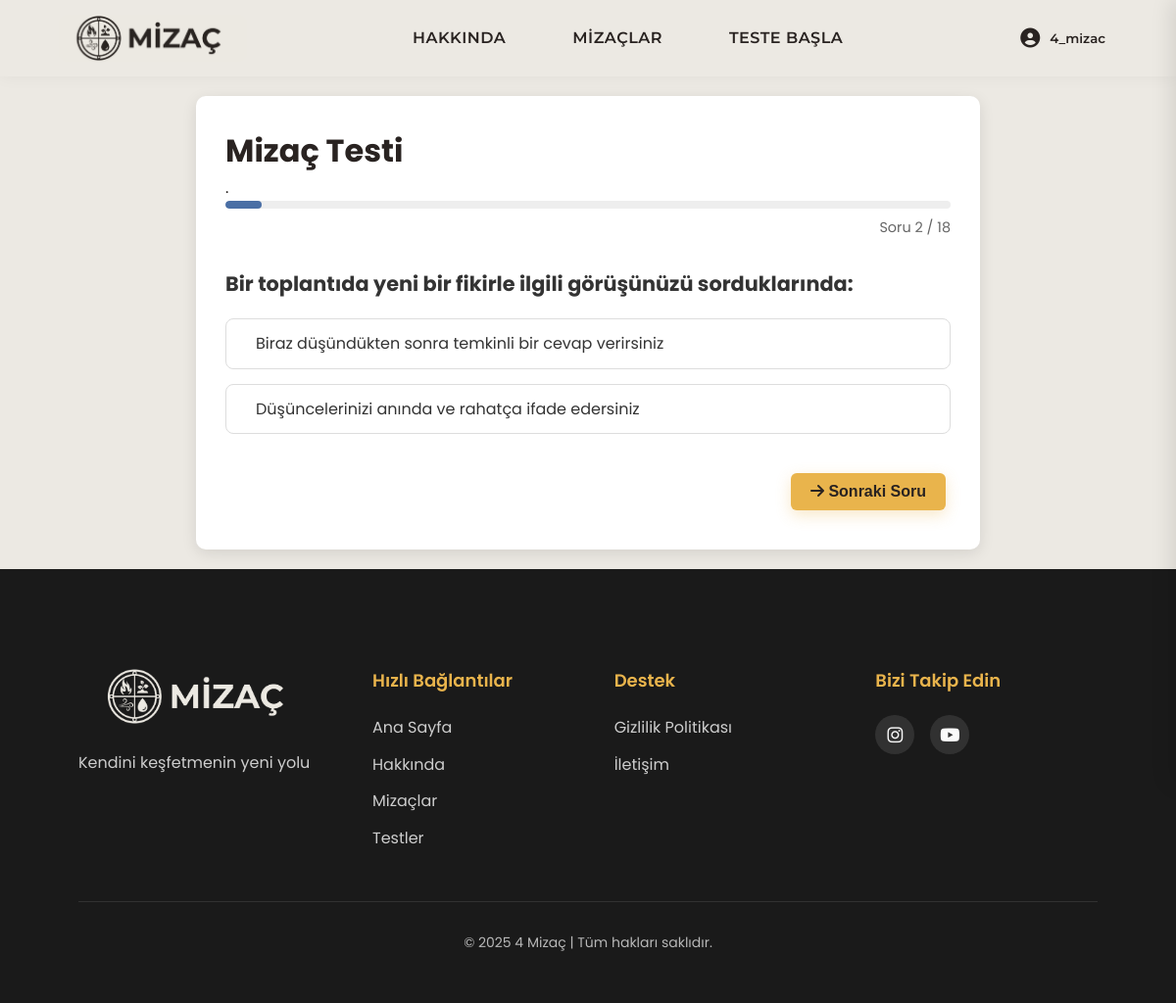
The page /testing_algorithm/tests/1/1/ (signed in) on the database its author committed.
### testing_algorithm/models.py (models this page shows, shortened)
class Test(models.Model):
    title = models.CharField(max_length=200)
    description = models.TextField()

class Question(models.Model):
    test = models.ForeignKey(Test, on_delete=models.CASCADE, related_name='questions')
    text = models.TextField()
    QUESTION_TYPE_CHOICES = [
        ('WARM', 'Sıcak/Soğuk Sorusu'),
        ('WARM_MOIST', 'Sıcak Mizaçlar için Nemli/Kuru Sorusu'),
        ('COLD_MOIST', 'Soğuk Mizaçlar için Nemli/Kuru Sorusu'),
    ]
    question_type = models.CharField(max_length=10, choices=QUESTION_TYPE_CHOICES, default='WARM')
    order = models.PositiveIntegerField(default=0)

class Choice(models.Model):
    question = models.ForeignKey(Question, on_delete=models.CASCADE, related_name='choices')
    text = models.CharField(max_length=200)
    warm_score = models.IntegerField(default=0)  # Sıcak puanı
    cold_score = models.IntegerField(default=0)  # Soğuk puanı
    moist_score = models.IntegerField(default=0)  # Nemli puanı
    dry_score = models.IntegerField(default=0)   # Kuru puanı

### testing_algorithm/views.py (the view, shortened to what this page needs)
# urls.py: path('tests/<int:test_id>/<int:question_index>/', views.take_test, name='take_test'),
@login_required
def take_test(request, test_id, question_index=0):
    test = get_object_or_404(Test, id=test_id)
    if 'test_phase' not in request.session:
        request.session['test_phase'] = 'WARM'
        request.session['warm_score'] = 0
        request.session['cold_score'] = 0
        request.session['moist_score'] = 0
        request.session['dry_score'] = 0
        request.session['test_answers'] = {}
        request.session.modified = True
    warm_questions = list(test.questions.filter(question_type='WARM').order_by('order'))
    warm_questions_count = len(warm_questions)
    warm_moist_questions = list(test.questions.filter(question_type='WARM_MOIST').order_by('order'))
    cold_moist_questions = list(test.questions.filter(question_type='COLD_MOIST').order_by('order'))
    current_phase = request.session.get('test_phase')
    if current_phase == 'WARM_MOIST':
        total_questions = warm_questions_count + len(warm_moist_questions)
        moist_questions = warm_moist_questions
    elif current_phase == 'COLD_MOIST':
        total_questions = warm_questions_count + len(cold_moist_questions)
        moist_questions = cold_moist_questions
    else:
        total_questions = warm_questions_count + len(warm_moist_questions)
        moist_questions = []
    if current_phase == 'WARM':
        if question_index < warm_questions_count:
            current_question = warm_questions[question_index]
        else:
            return redirect('take_test', test_id=test_id, question_index=warm_questions_count)
    choices = Choice.objects.filter(question=current_question)
    progress_percentage = int((question_index / total_questions) * 100) if total_questions > 0 else 0
    phase_display = {
        'WARM': 'Sıcak/Soğuk Özellikleri',
        'WARM_MOIST': 'Sıcak Mizaçlar için Kuru/Nemli Özellikleri',
        'COLD_MOIST': 'Soğuk Mizaçlar için Kuru/Nemli Özellikleri'
    }.get(current_phase, 'Test Soruları')
    return render(request, 'testing_algorithm/take_test.html', {
        'test': test,
        'current_question': current_question,
        'choices': choices,
        'question_index': question_index,
        'total_questions': total_questions,
        'progress_percentage': progress_percentage,
        'phase': phase_display
    })

### templates/testing_algorithm/take_test.html (shortened to what this page needs)
{% extends 'base.html' %}
{% load static %}
{% block extra_css %}
<link rel="stylesheet" href="{% static 'css/test.css' %}">
{% endblock %}
{% block content %}
<div class="container">
  <div class="test-container">
    <h1>{{ test.title }}</h1>
    <p class="test-description">{{ test.description }}</p>
    <div class="test-progress">
      <div class="progress-bar">
        <div class="progress-fill" style="width: {{ progress_percentage }}%"></div>
      </div>
      <p class="progress-text">Soru {{ question_index|add:1 }} / {{ total_questions }}</p>
    </div>
    <form method="post" class="test-form">
      <div class="question-container">
        <h3 class="question-text">{{ current_question.text }}</h3>
        <div class="choices-container">
          {% for choice in choices %}
            <label class="choice-label">
              <span class="choice-text">{{ choice.text }}</span>
            </label>
          {% endfor %}
        </div>
      </div>
      <div class="form-buttons">
        <button type="submit" class="btn btn-primary">
          {% if question_index < total_questions|add:-1 %}
            <i class="fas fa-arrow-right"></i> Sonraki Soru
          {% else %}
            <i class="fas fa-check"></i> Testi Tamamla
          {% endif %}
        </button>
      </div>
    </form>
  </div>
</div>
{% endblock %}

### templates/base.html (shortened to what this page needs)
{% load static %}
<!DOCTYPE html>
<html lang="tr">
<head>
    {% load static %}
    <link rel="stylesheet" href="{% static 'css/base.css' %}">
    {% block extra_css %}{% endblock %}
    <link href="https://cdnjs.cloudflare.com/ajax/libs/font-awesome/6.4.0/css/all.min.css" rel="stylesheet">
</head>
<body>
    <div class="page-container">
        <header class="nav-container">
            <div class="header-content">
                <a href="{% url 'index' %}" class="logo">
                    <img src="{% static 'images/logo.jpg' %}" alt="MİZAÇ" class="logo-img">
                </a>
                <nav class="nav-links">
                    <a href="{% url 'about' %}" class="nav-item">HAKKINDA</a>
                    <a href="{% url 'temperaments' %}" class="nav-item">MİZAÇLAR</a>
                    <a href="{% url 'test_list' %}" class="nav-item">TESTE BAŞLA</a>
                </nav>
                {% if user.is_authenticated %}
                <div class="profile-container">
                    <button class="profile-button">
                        <i class="fas fa-user-circle"></i>
                        <span class="username-display">{{ user.username }}</span>
                    </button>
                </div>
                {% else %}
                    <a href="{% url 'login' %}" class="login-button"><i class="fas fa-sign-in-alt"></i> GİRİŞ YAP</a>
                {% endif %}
            </div>
        </header>
        <main>
            {% block content %}{% endblock %}
        </main>
        <footer>
            <div class="container">
                <div class="footer-content">
                    <div class="footer-logo">
                        <img src="{% static 'images/l2.jpg' %}" alt="MİZAÇ" class="footer-logo-img">
                        <p>Kendini keşfetmenin yeni yolu</p>
                    </div>
                    <div class="footer-links">
                        <div class="footer-column">
                            <h3>Hızlı Bağlantılar</h3>
                            <ul>
                                <li><a href="{% url 'index' %}">Ana Sayfa</a></li>
                                <li><a href="{% url 'about' %}">Hakkında</a></li>
                                <li><a href="{% url 'temperaments' %}">Mizaçlar</a></li>
                                <li><a href="{% url 'test_list' %}">Testler</a></li>
                            </ul>
                        </div>
                        <div class="footer-column">
                            <h3>Destek</h3>
                            <ul>
                                <li><a href="#">Gizlilik Politikası</a></li>
                                <li><a href="{% url 'about' %}">İletişim</a></li>
                            </ul>
                        </div>
                    </div>
                    <div class="footer-social">
                        <h3>Bizi Takip Edin</h3>
                        <div class="social-icons">
                            <a href="#" aria-label="Instagram"><i class="fab fa-instagram"></i></a>
                            <a href="#" aria-label="Youtube"><i class="fab fa-youtube"></i></a>
                        </div>
                    </div>
                </div>
                <div class="footer-bottom">
                    <p>&copy; 2025 4 Mizaç | Tüm hakları saklıdır.</p>
                </div>
            </div>
        </footer>
    </div>
</body>
</html>

### static/css/test.css (style rules this page uses)
.test-container { max-width: 800px; margin: 0 auto; padding: 30px; background-color: white; border-radius: 10px; box-shadow: 0 4px 15px rgba(0, 0, 0, 0.1); }
.test-progress { margin-bottom: 30px; }
.progress-bar { height: 8px; background-color: #eee; border-radius: 4px; overflow: hidden; margin-bottom: 8px; }
.progress-fill { height: 100%; background-color: #4a6fa5; border-radius: 4px; transition: width 0.3s ease; }
.progress-text { text-align: right; font-size: 0.9em; color: #666; }
.question-container { margin-bottom: 30px; }
.question-text { font-size: 1.3rem; margin-bottom: 20px; line-height: 1.5; color: #333; }
.choices-container { display: flex; flex-direction: column; gap: 15px; }
.choice-label { display: flex; align-items: center; padding: 12px 15px; border: 1px solid #ddd; border-radius: 8px; cursor: pointer; transition: all 0.2s ease; }
.choice-text { font-size: 1rem; color: #333; }
.form-buttons { display: flex; justify-content: flex-end; }
.btn { padding: 10px 20px; border-radius: 6px; font-weight: 600; text-decoration: none; transition: all 0.3s ease; display: inline-block; text-align: center; }

### rows shown on the page
Test: title "Mizaç Testi", description "."
Question: text "Bir toplantıda yeni bir fikirle ilgili görüşünüzü sorduklarında:"
Choice: text "Biraz düşündükten sonra temkinli bir cevap verirsiniz"
Choice: text "Düşüncelerinizi anında ve rahatça ifade edersiniz"

### other values the page prints
{{ user.username }} "4_mizac"
{{ question_index|add:1 }} "2"
{{ total_questions }} "18"
